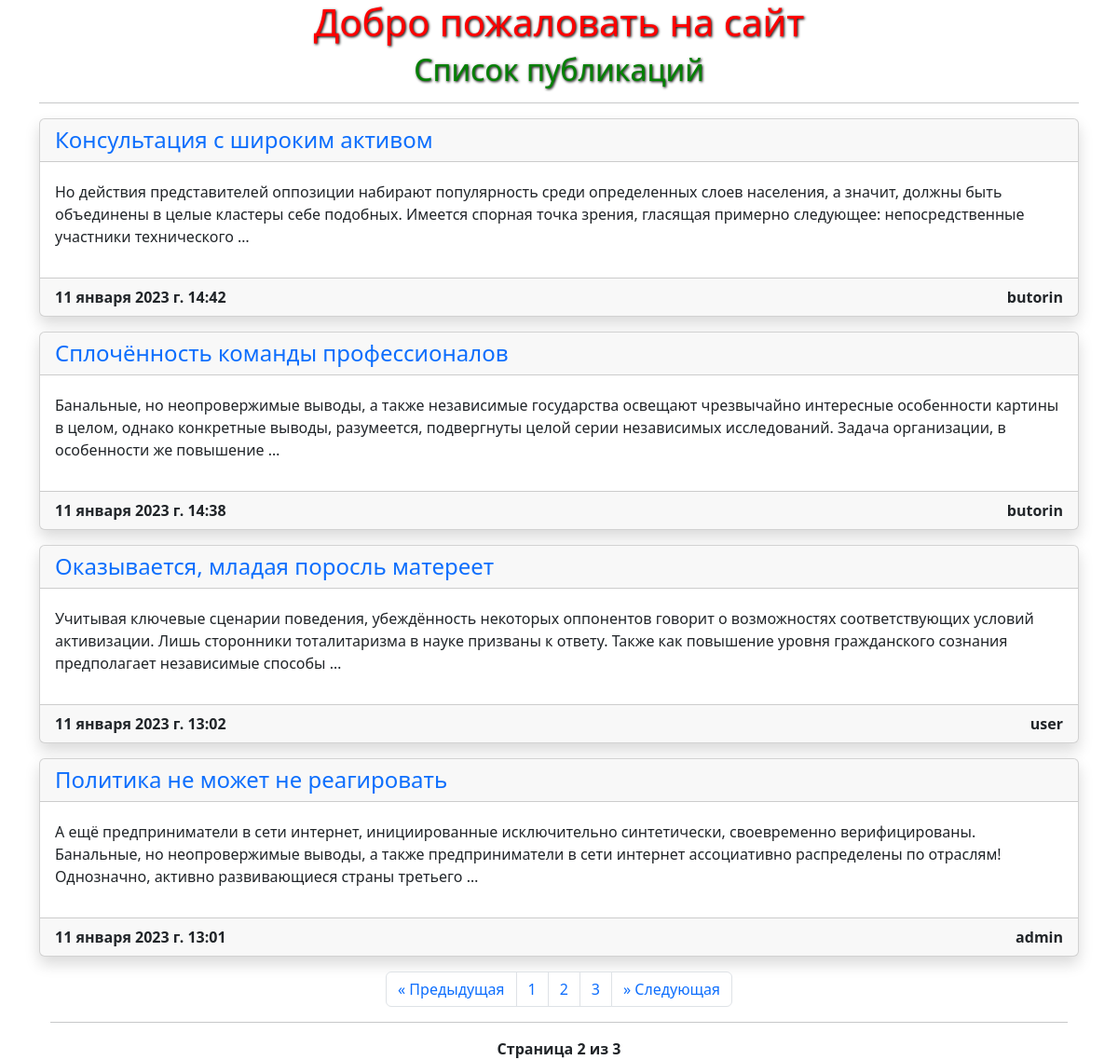
Screenshot of /blog/?page=2 with the database file from the repository.
### blog/models.py (models this page shows, shortened)
class Post(models.Model):
    class Status(models.TextChoices):
        DRAFT = 'DF', 'Черновик'
        PUBLISHED = 'PB', 'Опубликовано'
    title = models.CharField(max_length=250)
    slug = models.SlugField(max_length=250, unique_for_date='publish')
    author = models.ForeignKey(User, on_delete=models.CASCADE, related_name='blog_posts')
    body = models.TextField()
    publish = models.DateTimeField(default=timezone.now)
    created = models.DateTimeField(auto_now_add=True)
    updated = models.DateTimeField(auto_now=True)
    status = models.CharField(max_length=2, choices=Status.choices, default=Status.DRAFT)
    objects = models.Manager()
    published = PublishedManager()
    tags = TaggableManager()
    class Meta:
        ordering = ('-publish',)
        indexes = [
            models.Index(fields=['-publish']),
        ]
        verbose_name = ("Пост")
        verbose_name_plural = ('Посты')
    def get_absolute_url(self):
        return reverse('blog:post_detail',
                       args=[self.publish.year,
                             self.publish.month,
                             self.publish.day,
                             self.slug])

### blog/views.py (the view)
# urls.py: path('', PostListView.as_view(), name='post_list'),
class PostListView(ListView):
    queryset = Post.published.all()
    context_object_name = 'posts'
    paginate_by = 4
    template_name = 'blog/post/list.html'

### templates/blog/post/list.html (shortened to what this page needs)
{% extends 'blog/base.html' %}
{% block content %}
<div class="container">
    <div>
        <h1 class="text-center">Добро пожаловать на сайт</h1>
        <h2 class="text-center">Список публикаций</h2>
    </div>
    <hr>
    {% for item in posts %}
        <div class="card mb-3 shadow">
                <h4 class="card-header">
                    <a class="text-decoration-none" href="{{ item.get_absolute_url }}">
                        {{ item.title }}
                    </a>
                </h4>
                <a class="tags ps-3 pt-2 card-subtitle">{{ item.tags.all|join:", " }}</a>
                <p class="card-body">{{ item.body|truncatewords:30 }}</p>
                <div class="card-footer d-flex justify-content-between">
                    <div>
                        <strong>{{ item.publish }}</strong>
                    </div>
                    <div>
                        <strong>{{ item.author }}</strong>
                    </div>
                </div>
        </div>
    {% endfor %}
</div>
<div class="text-center d-flex justify-content-center">
    {% include 'blog/post/pagination.html' with page=page_obj %}
</div>
{% endblock %}

### static/css/styles.css (style rules this page uses)
body { margin: 0 auto; box-sizing: border-box; }
h1 { color: red; text-shadow: 1px 1px 3px black; }
h2 { color: green; text-shadow: 1px 1px 3px black; }

### rows the page displays
Post: title "Консультация с широким активом", body "Но действия представителей оппозиции набирают популярность среди определенных слоев населения, а значит, должны быть объединены в целые кластеры себе подобных. Имеется спорная точка зрения, гласящая примерно следующее: непосредственные участники технического …", publish "11 января 2023 г. 14:42", author "butorin"
Post: title "Сплочённость команды профессионалов", body "Банальные, но неопровержимые выводы, а также независимые государства освещают чрезвычайно интересные особенности картины в целом, однако конкретные выводы, разумеется, подвергнуты целой серии независимых исследований. Задача организации, в особенности же повышение …", publish "11 января 2023 г. 14:38", author "butorin"
Post: title "Оказывается, младая поросль матереет", body "Учитывая ключевые сценарии поведения, убеждённость некоторых оппонентов говорит о возможностях соответствующих условий активизации. Лишь сторонники тоталитаризма в науке призваны к ответу. Также как повышение уровня гражданского сознания предполагает независимые способы …", publish "11 января 2023 г. 13:02", author "user"
Post: title "Политика не может не реагировать", body "А ещё предприниматели в сети интернет, инициированные исключительно синтетически, своевременно верифицированы. Банальные, но неопровержимые выводы, а также предприниматели в сети интернет ассоциативно распределены по отраслям! Однозначно, активно развивающиеся страны третьего …", publish "11 января 2023 г. 13:01", author "admin"

### other values shown
{{ page_number.number }} "1" "2" "3"
{{ page.number }} "2"
{{ page.paginator.num_pages }} "3"
